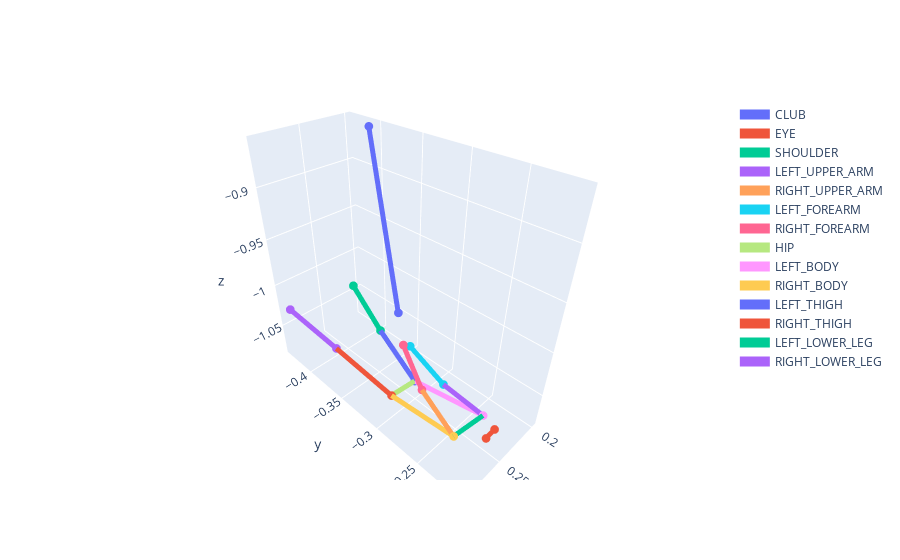

Write notebook code for a chart like this one.
### Code cell
from swing3dify.visualizations import show_3d_swing_pose
show_3d_swing_pose(df, 25, SAVE_PATH='../results/sample/3d_swing_pose.html')

### Figure 1 — Plotly figure (JSON) as saved in the notebook; plotly's stock layout.template omitted (floating-point values rounded to 4 significant figures)
{"data": [{"line": {"width": 10}, "marker": {"size": 3}, "mode": "lines+markers", "name": "CLUB", "type": "scatter3d", "x": [0.2373, 0.197], "y": [-0.3353, -0.4125], "z": [-1.009, -0.8638]}, {"line": {"width": 10}, "marker": {"size": 3}, "mode": "lines+markers", "name": "EYE", "type": "scatter3d", "x": [0.2549, 0.265], "y": [-0.2098, -0.2103], "z": [-1.046, -1.049]}, {"line": {"width": 10}, "marker": {"size": 3}, "mode": "lines+markers", "name": "SHOULDER", "type": "scatter3d", "x": [0.2352, 0.2786], "y": [-0.233, -0.2313], "z": [-1.067, -1.053]}, {"line": {"width": 10}, "marker": {"size": 3}, "mode": "lines+markers", "name": "LEFT_UPPER_ARM", "type": "scatter3d", "x": [0.2352, 0.2372], "y": [-0.233, -0.2771], "z": [-1.067, -1.06]}, {"line": {"width": 10}, "marker": {"size": 3}, "mode": "lines+markers", "name": "RIGHT_UPPER_ARM", "type": "scatter3d", "x": [0.2786, 0.2685], "y": [-0.2313, -0.2755], "z": [-1.053, -1.042]}, {"line": {"width": 10}, "marker": {"size": 3}, "mode": "lines+markers", "name": "LEFT_FOREARM", "type": "scatter3d", "x": [0.2372, 0.2433], "y": [-0.2771, -0.314], "z": [-1.06, -1.033]}, {"line": {"width": 10}, "marker": {"size": 3}, "mode": "lines+markers", "name": "RIGHT_FOREARM", "type": "scatter3d", "x": [0.2685, 0.2515], "y": [-0.2755, -0.3147], "z": [-1.042, -1.026]}, {"line": {"width": 10}, "marker": {"size": 3}, "mode": "lines+markers", "name": "HIP", "type": "scatter3d", "x": [0.2384, 0.2738], "y": [-0.3116, -0.3077], "z": [-1.08, -1.07]}, {"line": {"width": 10}, "marker": {"size": 3}, "mode": "lines+markers", "name": "LEFT_BODY", "type": "scatter3d", "x": [0.2352, 0.2384], "y": [-0.233, -0.3116], "z": [-1.067, -1.08]}, {"line": {"width": 10}, "marker": {"size": 3}, "mode": "lines+markers", "name": "RIGHT_BODY", "type": "scatter3d", "x": [0.2786, 0.2738], "y": [-0.2313, -0.3077], "z": [-1.053, -1.07]}, {"line": {"width": 10}, "marker": {"size": 3}, "mode": "lines+markers", "name": "LEFT_THIGH", "type": "scatter3d", "x": [0.2384, 0.224], "y": [-0.3116, -0.3759], "z": [-1.08, -1.063]}, {"line": {"width": 10}, "marker": {"size": 3}, "mode": "lines+markers", "name": "RIGHT_THIGH", "type": "scatter3d", "x": [0.2738, 0.2864], "y": [-0.3077, -0.3692], "z": [-1.07, -1.043]}, {"line": {"width": 10}, "marker": {"size": 3}, "mode": "lines+markers", "name": "LEFT_LOWER_LEG", "type": "scatter3d", "x": [0.224, 0.2099], "y": [-0.3759, -0.4349], "z": [-1.063, -1.041]}, {"line": {"width": 10}, "marker": {"size": 3}, "mode": "lines+markers", "name": "RIGHT_LOWER_LEG", "type": "scatter3d", "x": [0.2864, 0.2963], "y": [-0.3692, -0.4264], "z": [-1.043, -1.023]}], "layout": {"scene": {"xaxis": {"tickvals": [0.1, 0.15, 0.2, 0.25]}, "yaxis": {"tickvals": [-0.45, -0.4, -0.35, -0.3, -0.25, -0.2]}, "zaxis": {"tickvals": [-1.1, -1.05, -1, -0.95, -0.9, -0.85, -0.8, -0.75]}}}}
